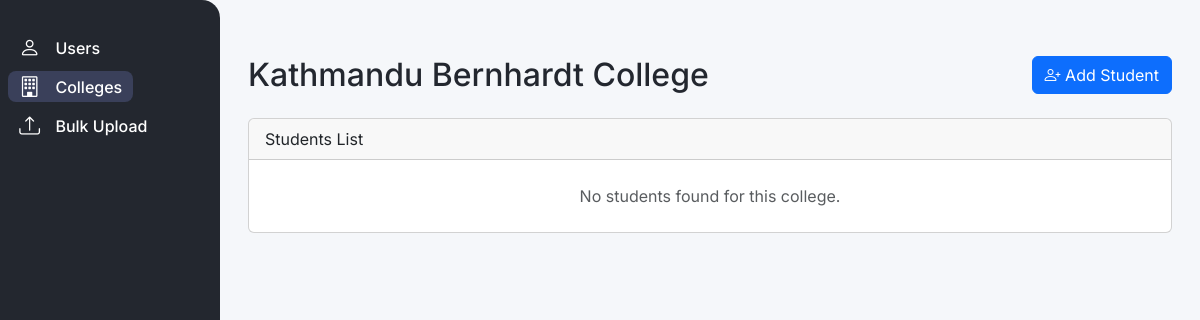
The app's page /dashboard/college_details/1/, older data.
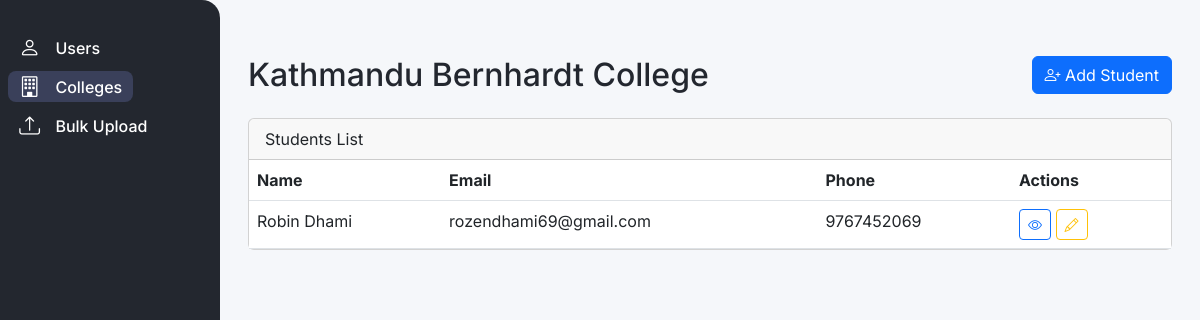
The same page, newer data.
### vcards/models.py (models this page shows, shortened)
class College(models.Model):
    name = models.CharField(max_length=255, unique=True)
    slogan = models.CharField(max_length=255, blank=True, null=True)
    address = models.CharField(max_length=255, blank=True, null=True)
    logo = models.ImageField(upload_to='college_logos/', blank=True, null=True)
    website = models.URLField(blank=True, null=True)
    email = models.EmailField(blank=True, null=True)
    phone = models.CharField(max_length=20, blank=True, null=True)
    description = models.TextField(blank=True, null=True)
    created_at = models.DateTimeField(auto_now_add=True)

class BaseProfile(models.Model):
    name = models.CharField(max_length=255)
    phone = models.CharField(max_length=20)
    email = models.EmailField()
    bio = models.TextField(blank=True, null=True)
    username = models.CharField(max_length=150, unique=True)
    password = models.CharField(max_length=128)  # store hashed version
    profile_photo = models.ImageField(upload_to='profile_photos/', blank=True, null=True)
    cover_photo = models.ImageField(upload_to='cover_photos/', blank=True, null=True)
    skills = models.ManyToManyField(Skill, blank=True)
    show_portfolio = models.BooleanField(default=True)
    show_contact_card = models.BooleanField(default=True)
    facebook = models.URLField(blank=True, null=True)
    instagram = models.URLField(blank=True, null=True)
    twitter = models.URLField(blank=True, null=True)
    linkedin = models.URLField(blank=True, null=True)
    youtube = models.URLField(blank=True, null=True)
    tiktok = models.URLField(blank=True, null=True)
    github = models.URLField(blank=True, null=True)
    figma = models.URLField(blank=True, null=True)
    upwork = models.URLField(blank=True, null=True)
    website = models.URLField(blank=True, null=True)
    views = models.PositiveIntegerField(default=0)
    contact_clicks = models.PositiveIntegerField(default=0)
    downloads = models.PositiveIntegerField(default=0)
    created_at = models.DateTimeField(auto_now_add=True)
    class Meta:
        abstract = True

class StudentProfile(BaseProfile):
    college = models.ForeignKey(College, on_delete=models.CASCADE, related_name='students')

### vcards/views.py (the view)
# urls.py: path('dashboard/college_details/<int:college_id>/', college_details, name='college_details'),
def college_details(request, college_id):
    college = get_object_or_404(College, id=college_id)
    students = college.students.all()
    return render(request, 'college_details.html', {'college': college, 'students': students})

### vcards/Templates/college_details.html (shortened to what this page needs)
{% extends "base.html" %}
{% block content %}
<div class="container py-4">
    <div class="d-flex justify-content-between align-items-center mb-4">
        <h2 class="mb-0">{{ college.name }}</h2>
        <a href="{% url 'add_student_to_college' college.id %}?college={{ college.id }}" class="btn btn-primary">
            <i class="bi bi-person-plus"></i> Add Student
        </a>
    </div>
    <div class="card">
        <div class="card-header">
            Students List
        </div>
        <div class="card-body p-0">
            {% if students %}
            <div class="table-responsive">
                <table class="table table-hover mb-0">
                    <thead>
                        <tr>
                            <th>Name</th>
                            <th>Email</th>
                            <th>Phone</th>
                            <th style="width:160px;">Actions</th>
                        </tr>
                    </thead>
                    <tbody>
                        {% for student in students %}
                        <tr>
                            <td>{{ student.name }}</td>
                            <td>{{ student.email }}</td>
                            <td>{{ student.phone }}</td>
                            <td>
<button type="button" class="btn btn-sm btn-outline-primary" data-bs-toggle="modal" data-bs-target="#profileChoiceModal" data-student-id="{{ student.id }}" title="View Profile">
    <a href="{% url 'student_profile_choice' student.id %}">
         <i class="bi bi-eye"></i>
    </a>
</button>
                                <a href="{% url 'edit_student_auth' student.id %}" class="btn btn-sm btn-outline-warning" title="Edit">
                                    <i class="bi bi-pencil"></i>
                                </a>
                            </td>
                        </tr>
                        {% endfor %}
                    </tbody>
                </table>
            </div>
            {% else %}
                <div class="p-4 text-center text-muted">No students found for this college.</div>
            {% endif %}
        </div>
    </div>
</div>
{% endblock %}

### vcards/Templates/base.html (shortened to what this page needs)
<!DOCTYPE html>
<html lang="en">
<head>
  <link href="https://cdn.jsdelivr.net/npm/bootstrap@5.3.0/dist/css/bootstrap.min.css" rel="stylesheet">
  <link href="https://cdn.jsdelivr.net/npm/bootstrap-icons@1.10.5/font/bootstrap-icons.css" rel="stylesheet">
</head>
<body>
  <div class="sidebar d-flex flex-column align-items-start">
    <a id="nav-users" class="nav-link {% if request.resolver_match.url_name == 'admin_dashboard' %}active{% endif %}" href="{% url 'admin_dashboard' %}">
      <i class="bi bi-person"></i> <span class="nav-label">Users</span>
    </a>
    <a id="nav-colleges" class="nav-link {% if request.resolver_match.url_name == 'college_details' or request.resolver_match.url_name == 'add_college' or request.resolver_match.url_name == 'edit_college' %}active{% endif %}" href="{% url 'admin_dashboard' %}#colleges-section" onclick="showSection('colleges');">
      <i class="bi bi-building"></i> <span class="nav-label">Colleges</span>
    </a>
    <a class="nav-link" href="{% url 'bulk_upload' %}">
      <i class="bi bi-upload"></i> <span class="nav-label">Bulk Upload</span>
    </a>
  </div>
  <div class="main-content">
    {% block content %}{% endblock %}
  </div>
</body>
</html>

### vcards/Templates/base.html (style rules this page uses)
body { font-family: 'Inter', Arial, sans-serif; background: #f5f7fa; color: #23272f; }
.sidebar { position: fixed; left: 0; top: 0; bottom: 0; width: 60px; background: #23272f; color: #fff; padding: 2rem 0.5rem 1rem 0.5rem; border-radius: 0 18px 18px 0; z-index: 1000; transition: width 0.3s; overflow-x: hidden; }
.sidebar .nav-link { color: #fff; font-weight: 500; border-radius: 8px; margin-bottom: 0.5rem; transition: background 0.2s, color 0.2s, padding 0.3s; white-space: nowrap; overflow: hidden; padding-left: 0.7rem; padding-right: 0.7rem; }
.sidebar .nav-link.active, .sidebar .nav-link:hover { background: #3a405a; color: #fff; }
.sidebar .nav-link i { margin-right: 0.7rem; font-size: 1.3rem; vertical-align: middle; }
.sidebar .nav-label { opacity: 0; transition: opacity 0.3s; display: inline-block; vertical-align: middle; }
.main-content { margin-left: 60px; padding: 2rem 1rem; transition: margin-left 0.3s; }

Row changes from the older to the newer data that the page shows:
added StudentProfile: name "Robin Dhami", email "rozendhami69@gmail.com", phone "9767452069"
Text that changed along with them:
text no longer shown: "No students found for this college."
text now shown: "Name Email Phone Actions"
